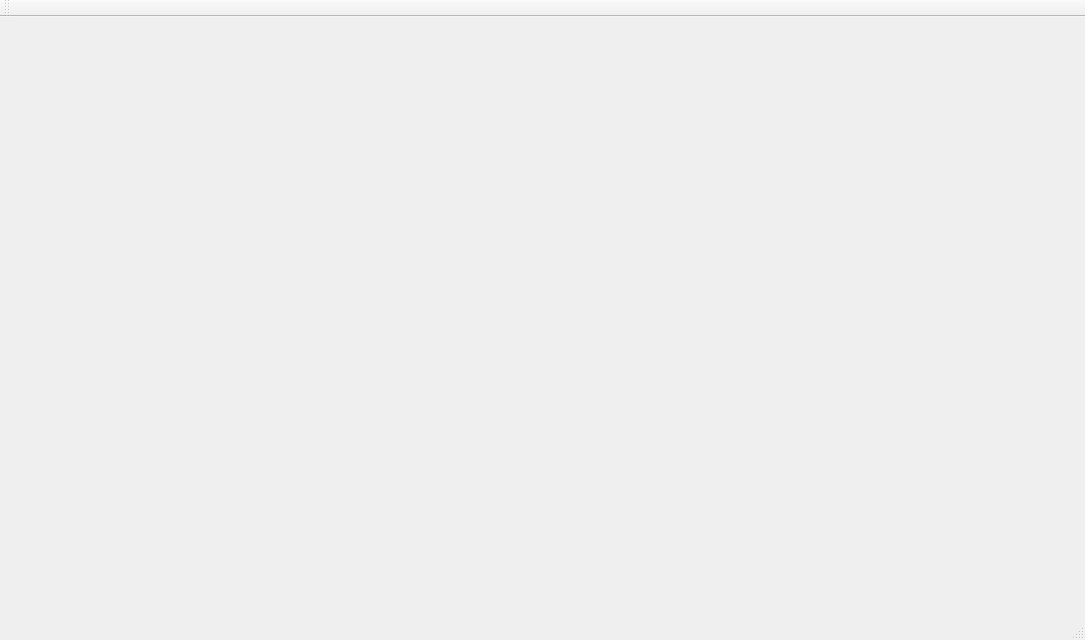
<?xml version="1.0" encoding="UTF-8"?>
<ui version="4.0">
 <class>MainWindow</class>
 <widget class="QMainWindow" name="MainWindow">
  <property name="geometry">
   <rect>
    <x>0</x>
    <y>0</y>
    <width>1085</width>
    <height>640</height>
   </rect>
  </property>
  <property name="windowTitle">
   <string>ClimLibTK 0.0.1</string>
  </property>
  <widget class="QWidget" name="centralWidget"/>
  <widget class="QMenuBar" name="menuBar">
   <property name="geometry">
    <rect>
     <x>0</x>
     <y>0</y>
     <width>1085</width>
     <height>21</height>
    </rect>
   </property>
  </widget>
  <widget class="QToolBar" name="mainToolBar">
   <attribute name="toolBarArea">
    <enum>TopToolBarArea</enum>
   </attribute>
   <attribute name="toolBarBreak">
    <bool>false</bool>
   </attribute>
  </widget>
  <widget class="QStatusBar" name="statusBar"/>
 </widget>
 <layoutdefault spacing="6" margin="11"/>
 <resources/>
 <connections/>
</ui>
